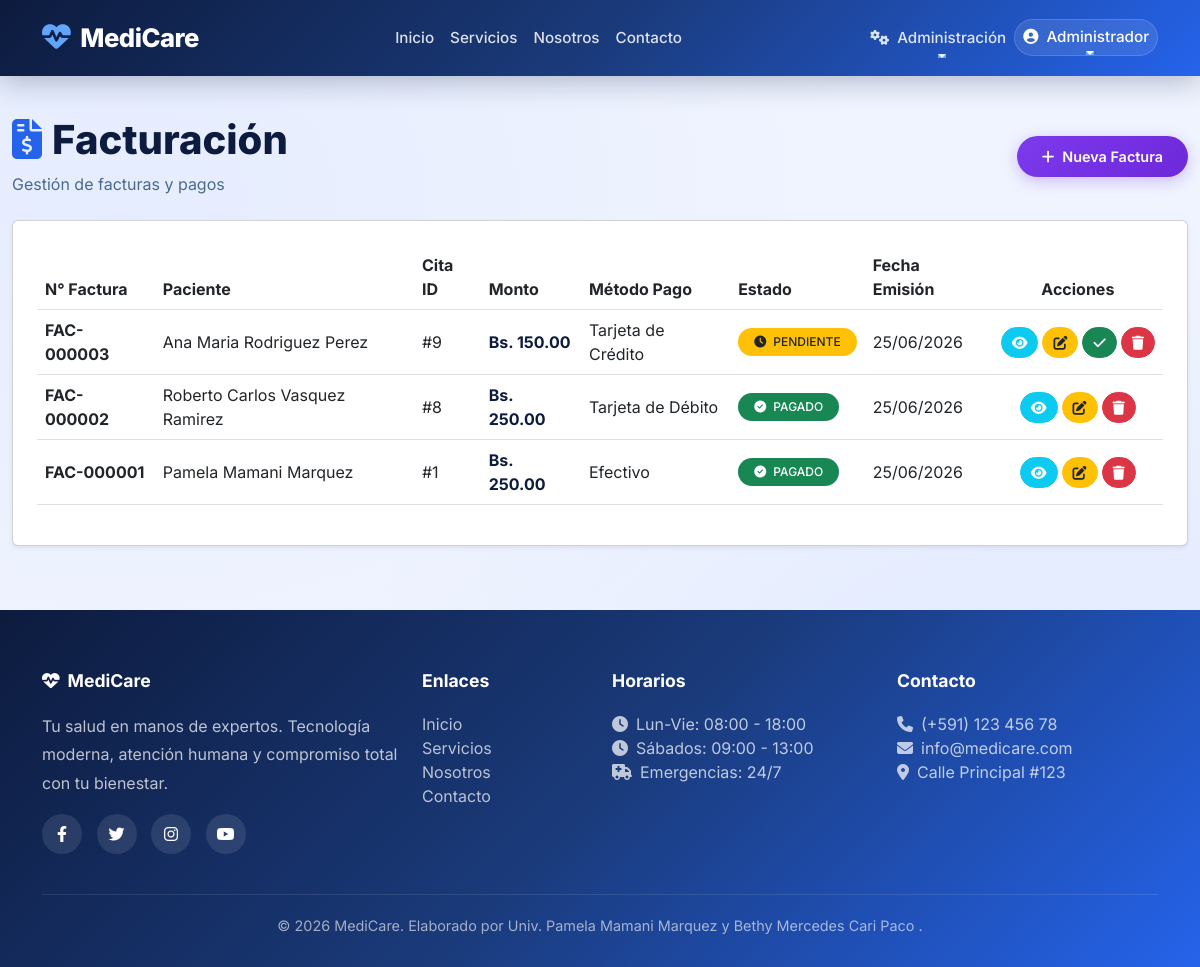
Page /facturacion/ (signed in) on the committed database.
### app/models/usuario.py (models this page shows, shortened)
class Usuario(UserMixin, db.Model):
    __tablename__ = 'usuarios'
    id = db.Column(db.Integer, primary_key=True)
    username = db.Column(db.String(80), unique=True, nullable=False)
    email = db.Column(db.String(120), unique=True, nullable=False)
    password_hash = db.Column(db.String(200), nullable=False)
    rol = db.Column(db.String(20), nullable=False, default='paciente')
    nombres = db.Column(db.String(100))
    apellidos = db.Column(db.String(100))
    ci = db.Column(db.String(20))
    telefono = db.Column(db.String(20))
    fecha_registro = db.Column(db.DateTime, default=datetime.utcnow)
    activo = db.Column(db.Boolean, default=True)
    paciente = db.relationship('Paciente', back_populates='usuario', uselist=False)
    medico = db.relationship('Medico', back_populates='usuario', uselist=False)
    def is_admin(self):
        return self.rol == 'admin'

### app/models/factura.py (models this page shows)
class Factura(db.Model):
    __tablename__ = 'facturas'
    id = db.Column(db.Integer, primary_key=True)
    cita_id = db.Column(db.Integer, db.ForeignKey('citas.id'))
    numero_factura = db.Column(db.String(20), unique=True)
    monto_total = db.Column(db.Float, nullable=False)
    metodo_pago = db.Column(db.String(50))
    estado_pago = db.Column(db.String(20), default='pendiente')
    fecha_emision = db.Column(db.DateTime, default=datetime.utcnow)
    fecha_pago = db.Column(db.DateTime)
    cita = db.relationship('Cita', back_populates='factura')

### app/models/paciente.py (models this page shows, shortened)
class Paciente(db.Model):
    __tablename__ = 'pacientes'
    id = db.Column(db.Integer, primary_key=True)
    usuario_id = db.Column(db.Integer, db.ForeignKey('usuarios.id'), unique=True)
    ci = db.Column(db.String(20), unique=True, nullable=False)
    nombres = db.Column(db.String(100), nullable=False)
    apellidos = db.Column(db.String(100), nullable=False)
    fecha_nacimiento = db.Column(db.Date)
    genero = db.Column(db.String(10))
    telefono = db.Column(db.String(20))
    direccion = db.Column(db.String(200))
    email = db.Column(db.String(120))
    seguro_medico = db.Column(db.String(100))
    alergias = db.Column(db.Text)
    fecha_registro = db.Column(db.DateTime, default=datetime.utcnow)
    usuario = db.relationship('Usuario', back_populates='paciente', uselist=False)
    citas = db.relationship('Cita', back_populates='paciente')
    historial = db.relationship('HistorialClinico', back_populates='paciente')

### app/facturacion/routes.py (the view)
@bp_factura.route('/')
@login_required
def index():
    if not (current_user.is_admin() or current_user.is_recepcionista()):
        flash('⛔ No tienes permisos.', 'danger')
        return redirect(url_for('core.landing'))
    facturas = Factura.query.order_by(Factura.fecha_emision.desc()).all()
    return render_template('facturacion/index.html', facturas=facturas)

### templates/facturacion/index.html (shortened to what this page needs)
{% extends "base.html" %}
{% block content %}
<div class="container-fluid py-4">
    <div class="d-flex justify-content-between align-items-center mb-4">
        <div>
            <h1 style="font-weight: 800; color: #0d1b3e;">
                <i class="fas fa-file-invoice-dollar" style="color: #2563eb; margin-right: 10px;"></i>Facturación
            </h1>
            <p style="color: #4a6a8a; margin: 0;">Gestión de facturas y pagos</p>
        </div>
        {% if current_user.is_admin() or current_user.is_recepcionista() %}
        <a href="{{ url_for('factura.seleccionar') }}" class="btn" style="border-radius: 50px; padding: 10px 25px; font-weight: 600; font-size: 0.9rem; background: linear-gradient(135deg, #7c3aed, #6d28d9); color: white; border: none; box-shadow: 0 4px 15px rgba(124, 58, 237, 0.3); transition: all 0.3s ease;">
            <i class="fas fa-plus me-2"></i>Nueva Factura
        </a>
        {% endif %}
    </div>
    <div class="card shadow-sm">
        <div class="card-body p-4">
            <div class="table-responsive">
                <table class="table table-hover align-middle">
                    <thead style="background: #f8f9fa;">
                        <tr>
                            <th>N° Factura</th>
                            <th>Paciente</th>
                            <th>Cita ID</th>
                            <th>Monto</th>
                            <th>Método Pago</th>
                            <th>Estado</th>
                            <th>Fecha Emisión</th>
                            <th class="text-center">Acciones</th>
                        </tr>
                    </thead>
                    <tbody>
                        {% for factura in facturas %}
                        <tr>
                            <td><strong>{{ factura.numero_factura }}</strong></td>
                            <td>
                                {% if factura.cita and factura.cita.paciente %}
                                {{ factura.cita.paciente.nombres }} {{ factura.cita.paciente.apellidos }}
                                {% else %}
                                N/A
                                {% endif %}
                            </td>
                            <td>#{{ factura.cita_id if factura.cita_id else 'N/A' }}</td>
                            <td>
                                <span style="font-weight: 700; color: #0d1b3e;">
                                    Bs. {{ "%.2f"|format(factura.monto_total) }}
                                </span>
                            </td>
                            <td>{{ factura.metodo_pago or 'N/A' }}</td>
                            <td>
                                {% if factura.estado_pago == 'pagado' %}
                                <span class="badge bg-success rounded-pill px-3 py-2">
                                    <i class="fas fa-check-circle me-1"></i> PAGADO
                                </span>
                                {% elif factura.estado_pago == 'pendiente' %}
                                <span class="badge bg-warning text-dark rounded-pill px-3 py-2">
                                    <i class="fas fa-clock me-1"></i> PENDIENTE
                                </span>
                                {% elif factura.estado_pago == 'cancelado' %}
                                <span class="badge bg-danger rounded-pill px-3 py-2">
                                    <i class="fas fa-times-circle me-1"></i> CANCELADO
                                </span>
                                {% else %}
                                <span class="badge bg-secondary rounded-pill px-3 py-2">
                                    <i class="fas fa-circle me-1"></i> {{ factura.estado_pago|upper }}
                                </span>
                                {% endif %}
                            </td>
                            <td>{{ factura.fecha_emision.strftime('%d/%m/%Y') if factura.fecha_emision else 'N/A' }}</td>
                            <td>
                                <div class="d-flex gap-1 justify-content-center">
                                    <a href="{{ url_for('factura.show', id=factura.id) }}"
                                       class="btn btn-sm btn-info text-white"
                                       style="border-radius: 50px; padding: 4px 10px;"
                                       title="Ver factura">
                                        <i class="fas fa-eye"></i>
                                    </a>
                                    {% if current_user.is_admin() or current_user.is_recepcionista() %}
                                    <a href="{{ url_for('factura.editar', id=factura.id) }}"
                                       class="btn btn-sm btn-warning text-dark"
                                       style="border-radius: 50px; padding: 4px 10px;"
                                       title="Editar factura">
                                        <i class="fas fa-edit"></i>
                                    </a>
                                    {% endif %}
                                    {% if factura.estado_pago == 'pendiente' and (current_user.is_admin() or current_user.is_recepcionista()) %}
                                    <form method="POST" action="{{ url_for('factura.pagar', id=factura.id) }}" style="display:inline;">
                                        <button type="submit" class="btn btn-sm btn-success"
                                                style="border-radius: 50px; padding: 4px 10px;"
                                                title="Registrar pago"
                                                onclick="return confirm('¿Registrar pago de esta factura?')">
                                            <i class="fas fa-check"></i>
                                        </button>
                                    </form>
                                    {% endif %}
                                    {% if current_user.is_admin() %}
                                    <form method="POST" action="{{ url_for('factura.eliminar', id=factura.id) }}"
                                          style="display:inline;"
                                          onsubmit="return confirm('¿Estás seguro de eliminar esta factura?')">
                                        <button type="submit" class="btn btn-sm btn-danger"
                                                style="border-radius: 50px; padding: 4px 10px;"
                                                title="Eliminar factura">
                                            <i class="fas fa-trash"></i>
                                        </button>
                                    </form>
                                    {% endif %}
                                </div>
                            </td>
                        </tr>
                        {% endfor %}
                    </tbody>
                </table>
            </div>
        </div>
    </div>
</div>
{% endblock %}

### templates/base.html (shortened to what this page needs)
<!DOCTYPE html>
<html lang="es">
<head>
    <link href="https://cdn.jsdelivr.net/npm/bootstrap@5.3.0/dist/css/bootstrap.min.css" rel="stylesheet">
    <link rel="stylesheet" href="https://cdnjs.cloudflare.com/ajax/libs/font-awesome/6.4.0/css/all.min.css">
</head>
<body>
    <nav class="navbar navbar-expand-lg navbar-custom">
        <div class="container">
            <a class="navbar-brand" href="{{ url_for('core.landing') }}">
                <i class="fas fa-heartbeat"></i>MediCare
            </a>
            <div class="collapse navbar-collapse" id="navbarNav">
                <ul class="navbar-nav mx-auto">
                    <li class="nav-item">
                        <a class="nav-link" href="{{ url_for('core.landing') }}">Inicio</a>
                    </li>
                    <li class="nav-item">
                        <a class="nav-link" href="{{ url_for('core.servicios') }}">Servicios</a>
                    </li>
                    <li class="nav-item">
                        <a class="nav-link" href="{{ url_for('core.about') }}">Nosotros</a>
                    </li>
                    <li class="nav-item">
                        <a class="nav-link" href="{{ url_for('core.contacto') }}">Contacto</a>
                    </li>
                </ul>
                <ul class="navbar-nav">
                    {% if current_user.is_authenticated %}
                        {% if current_user.is_admin() %}
                        <li class="nav-item dropdown">
                            <a class="nav-link dropdown-toggle text-white" href="#" id="adminDropdown" role="button" data-bs-toggle="dropdown">
                                <i class="fas fa-cogs me-1"></i> Administración
                            </a>
                        </li>
                        {% endif %}
                        <li class="nav-item dropdown user-dropdown">
                            <a class="nav-link dropdown-toggle text-white" href="#" id="userDropdown" role="button" data-bs-toggle="dropdown">
                                <i class="fas fa-user-circle me-1"></i>
                                {{ current_user.nombres }}
                            </a>
                        </li>
                    {% endif %}
                </ul>
            </div>
        </div>
    </nav>
    <main>
        {% block content %}{% endblock %}
    </main>
    <footer class="footer-custom">
        <div class="container">
            <div class="row g-4">
                <div class="col-md-4">
                    <h5><i class="fas fa-heartbeat me-2"></i>MediCare</h5>
                    <p style="opacity: 0.8; line-height: 1.8; position: relative; z-index: 1;">Tu salud en manos de expertos. Tecnología moderna, atención humana y compromiso total con tu bienestar.</p>
                    <div class="social-links mt-3">
                        <a href="#"><i class="fab fa-facebook-f"></i></a>
                        <a href="#"><i class="fab fa-twitter"></i></a>
                        <a href="#"><i class="fab fa-instagram"></i></a>
                        <a href="#"><i class="fab fa-youtube"></i></a>
                    </div>
                </div>
                <div class="col-md-2">
                    <h5>Enlaces</h5>
                    <ul class="list-unstyled">
                        <li><a href="{{ url_for('core.landing') }}">Inicio</a></li>
                        <li><a href="{{ url_for('core.servicios') }}">Servicios</a></li>
                        <li><a href="{{ url_for('core.about') }}">Nosotros</a></li>
                        <li><a href="{{ url_for('core.contacto') }}">Contacto</a></li>
                    </ul>
                </div>
                <div class="col-md-3">
                    <h5>Horarios</h5>
                    <ul class="list-unstyled" style="opacity: 0.8;">
                        <li><i class="fas fa-clock me-2"></i>Lun-Vie: 08:00 - 18:00</li>
                        <li><i class="fas fa-clock me-2"></i>Sábados: 09:00 - 13:00</li>
                        <li><i class="fas fa-ambulance me-2"></i>Emergencias: 24/7</li>
                    </ul>
                </div>
                <div class="col-md-3">
                    <h5>Contacto</h5>
                    <ul class="list-unstyled" style="opacity: 0.8;">
                        <li><i class="fas fa-phone me-2"></i>(+591) 123 456 78</li>
                        <li><i class="fas fa-envelope me-2"></i>info@medicare.com</li>
                        <li><i class="fas fa-map-marker-alt me-2"></i>Calle Principal #123</li>
                    </ul>
                </div>
            </div>
            <div class="footer-bottom">
                <p class="mb-0">&copy; 2026 MediCare. Elaborado por Univ. Pamela Mamani Marquez y Bethy Mercedes Cari Paco .</p>
            </div>
        </div>
    </footer>
</body>
</html>

### rows in the picture
Usuario: nombres "Administrador"
Factura: numero_factura "FAC-000003", cita.paciente.nombres "Ana Maria", cita.paciente.apellidos "Rodriguez Perez", cita "9", monto_total "150.00", metodo_pago "Tarjeta de Crédito", estado_pago "pendiente" (drawn), fecha_emision "25/06/2026"
Factura: numero_factura "FAC-000002", cita.paciente.nombres "Roberto Carlos", cita.paciente.apellidos "Vasquez Ramirez", cita "8", monto_total "250.00", metodo_pago "Tarjeta de Débito", estado_pago "pagado" (drawn), fecha_emision "25/06/2026"
Factura: numero_factura "FAC-000001", cita.paciente.nombres "Pamela", cita.paciente.apellidos "Mamani Marquez", cita "1", monto_total "250.00", metodo_pago "Efectivo", estado_pago "pagado" (drawn), fecha_emision "25/06/2026"
